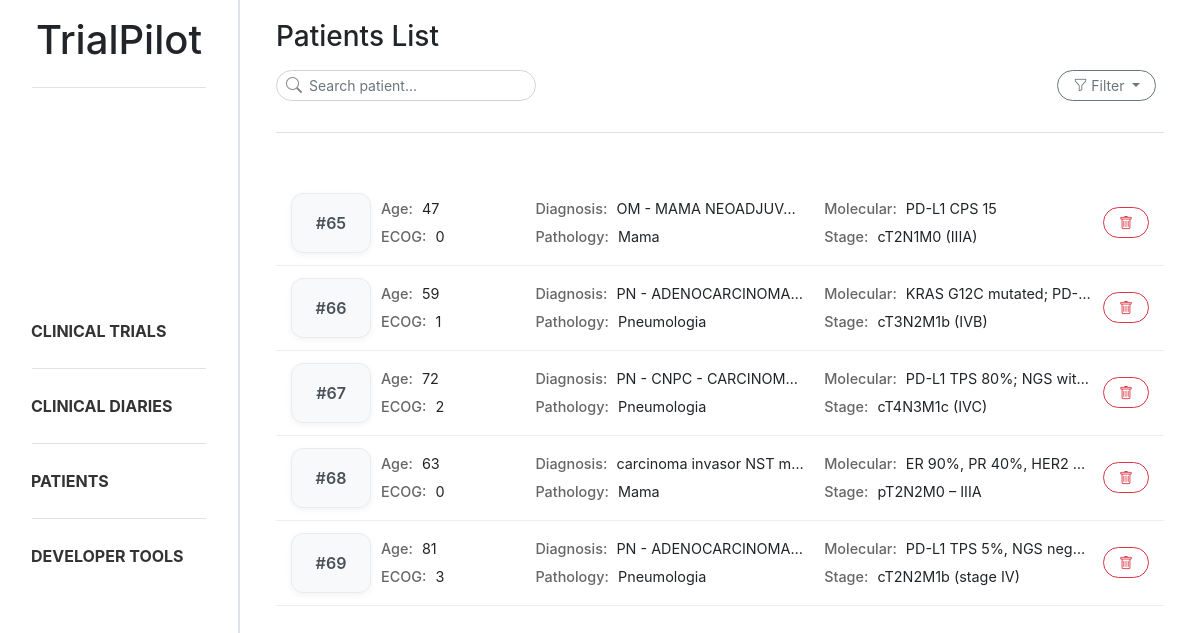
The app's page /patients/, older data.
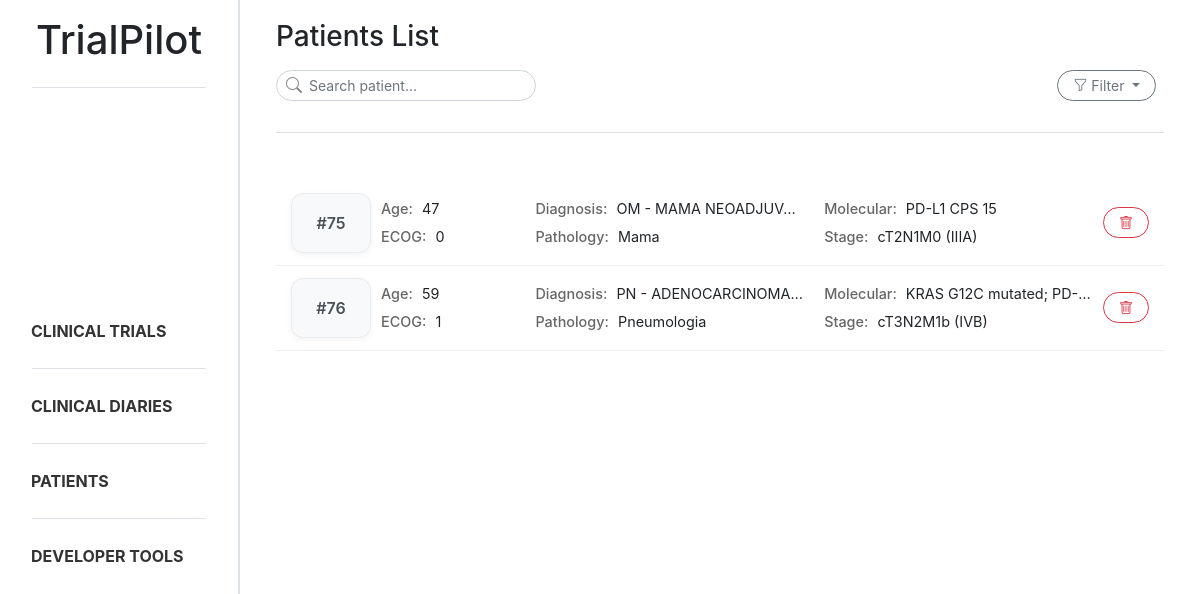
The same page, newer data.
### trialpilot/models.py (models this page shows, shortened)
class Patient_profile(models.Model):
    class pathologyGroupType(models.TextChoices):
        CABECAPESCOCO = "cabeca_pescoco", "Cabeça e Pescoço"
        DERMATOLOGIA = "dermatologia", "Dermatologia"
        DIGESTIVO = "digestivo", "Digestivo"
        GINECOLOGIA = "ginecologia", "Ginecologia"
        MAMA = "mama", "Mama"
        ONCOLOGIA_PEDIATRICA = "oncologia_pediatrica", "Oncologia Pediátrica"
        PELE = "pele", "Pele"
        PNEUMOLOGIA = "pneumologia", "Pneumologia"
        SNC = "snc", "Tumores do Sistema Nervoso Central"
        TNE = "tne", "Tumores Neuroendócrinos"
    document = models.ForeignKey(Document, on_delete=models.CASCADE, related_name="patient_profiles")
    age = models.IntegerField(null=True, blank=True)
    ecog_ps = models.IntegerField(null=True, blank=True)
    diagnosis = models.CharField(max_length=255, null=True, blank=True)
    diagnosis_date = models.DateField(null=True, blank=True)
    molecular_status = models.CharField(max_length=255, null=True, blank=True)
    stage = models.CharField(max_length=50, null=True, blank=True)
    control = models.CharField(max_length=255, null=True, blank=True)
    created_at = models.DateTimeField(auto_now_add=True)
    pathology_group = models.CharField(max_length=255, null=True, blank=True, choices=pathologyGroupType.choices)

### trialpilot/views.py (the view, shortened to what this page needs)
# urls.py: path('patients/', patient_list, name='patient_list'),
def patient_list(request):
    search = request.GET.get("search", "").strip()
    stage = request.GET.get("stage", "").strip()
    molecular_status = request.GET.get("molecular_status", "").strip()
    patients = Patient_profile.objects.all()
    if stage:
        patients = patients.filter(stage__icontains=stage)
    if molecular_status:
        patients = patients.filter(molecular_status__icontains=molecular_status)
    patient_data = []
    for patient in patients:
        treatments = Treatment.objects.filter(patient=patient)
        analysis_qs = Analysis.objects.filter(patient=patient)
        patient.json_analysis = json.dumps(serialize_analysis(analysis_qs))
        patient_data.append((patient, treatments))
    for patient in patients:
        print("[PATIENT ANALYSIS]", patient.json_analysis)
    return render(request, 'trialpilot/patient_list.html', {
        'patient_data': patient_data,
        'search': search,
        'stage': stage,
        'molecular_status': molecular_status,
    })

### trialpilot/views.py (called while the page is built)
def serialize_analysis(analysis_qs):
    if not analysis_qs:
        return {}
    result = {}
    for a in analysis_qs:
        result[a.name] = {
            "value": a.value,
            "unit": a.unit
        }
    return result

### trialpilot/templates/trialpilot/patient_list.html (shortened to what this page needs)
{% extends "trialpilot/base.html" %}
{% block content %}
<div class="d-flex flex-column mb-4 ml-3 mr-3">
    <h3 class="mb-3">Patients List</h3>
    <div class="d-flex justify-content-between align-items-center mb-3">
        <form method="GET">
            <div class="position-relative" style="width:260px">
                <i class="bi bi-search position-absolute"
                    style="left:10px; top:50%; transform:translateY(-50%); color:#888;"></i>
                <input type="text" name="search" class="form-control form-control-sm rounded-ui"
                    style="padding-left: 32px;" placeholder="Search patient...">
            </div>
        </form>
        <div class="dropdown" style="margin-right: 0.5rem;">
            <button class="btn btn-outline-secondary btn-sm rounded-ui dropdown-toggle" type="button"
                data-bs-toggle="dropdown" aria-expanded="false">
                <i class="bi bi-funnel"></i>
                Filter
            </button>
        </div>
    </div>
    <div class="sidebar-divider mb-4"></div>
</div>
<div class="patient-list ml-3 mr-3">
    {% for patient, treatments in patient_data %}
    <div class="patient-card patient-card-trigger" data-id="{{ patient.id }}" data-age="{{ patient.age }}"
        data-ecog="{{ patient.ecog_ps }}" data-diagnosis="{{ patient.diagnosis }}"
        data-date="{{ patient.diagnosis_date }}" data-molecular="{{ patient.molecular_status }}"
        data-stage="{{ patient.stage }}" data-pathology_group="{{ patient.get_pathology_group_display }}" data-control="{{ patient.control }}" data-treatments='[
        {% for t in treatments %}
            {
                "name": "{{ t.treatment_name|escapejs }}",
                "start": "{{ t.start_date }}",
                "end": "{{ t.end_date|default:"Ongoing" }}"
            }{% if not forloop.last %},{% endif %}
        {% endfor %}
     ]' data-analysis='{{ patient.json_analysis|safe }}'>
        <div class="patient-layout">
            <div class="patient-id">
                #{{ patient.id }}
            </div>
            <div class="patient-grid">
                <div><strong>Age:</strong> {{ patient.age }}</div>
                <div><strong>Diagnosis:</strong> {{ patient.diagnosis }}</div>
                <div><strong>Molecular:</strong> {{ patient.molecular_status }}</div>
                <div><strong>ECOG:</strong> {{ patient.ecog_ps }}</div>
                <div><strong>Pathology:</strong> {{ patient.get_pathology_group_display }}</div>
                <div><strong>Stage:</strong> {{ patient.stage }}</div>
            </div>
            <div class="patient-actions">
                <button class="btn btn-outline-danger btn-sm reset-btn rounded-ui"
                    data-document-id="{{ patient.document.id }}" data-patient-id="{{ patient.id }}">
                    <i class="bi bi-trash"></i>
                </button>
            </div>
        </div>
    </div>
    {% endfor %}
</div>
{% endblock %}

### trialpilot/templates/trialpilot/base.html (shortened to what this page needs)
{% load static %}
<!DOCTYPE html>
<html lang="en">
<head>
    <link href="{% static 'css/bootstrap.css' %}" rel="stylesheet">
    <link href="{% static 'css/style.css' %}" rel="stylesheet">
    <link rel="stylesheet" href="https://cdn.jsdelivr.net/npm/bootstrap-icons@1.11.1/font/bootstrap-icons.css">
</head>
<body>
    <div class="sidebar p-3 sidebar-border d-flex flex-column">
        <header>
            <a href="{% url 'index' %}" style="text-decoration: none; color: inherit;">
                <h1 style="text-align: center;">TrialPilot</h1>
            </a>
        </header>
        <div class="sidebar-divider ml-3 mr-3"></div>
        <ul class="nav flex-column my-auto">
            <li class="nav-item"><a class="nav-link" href="{% url 'trial_list' %}"><b>CLINICAL TRIALS</b></a></li>
            <div class="sidebar-divider ml-3 mr-3"></div>
            <li class="nav-item"><a class="nav-link" href="{% url 'diary_list' %}"><b>CLINICAL DIARIES</b></a></li>
            <div class="sidebar-divider ml-3 mr-3"></div>
            <li class="nav-item"><a class="nav-link" href="{% url 'patient_list' %}"><b>PATIENTS</b></a></li>
            <div class="sidebar-divider ml-3 mr-3"></div>
            <li class="nav-item"><a class="nav-link" href="{% url 'dev_tools' %}"><b>DEVELOPER TOOLS</b></a></li>
        </ul>
    </div>
    <main class="main-content">
        {% block content %}{% endblock %}
    </main>
</body>
</html>

### static/css/style.css (style rules this page uses)
body { overflow-x: hidden; }
html, body { height: 100%; }
.nav-link { display: block; padding: 10px 15px; border-radius: 10px; color: #333; transition: all 0.2s ease; }
.sidebar { position: fixed; top: 0; left: 0; width: 240px; height: 100vh; overflow-y: auto; background: white; z-index: 1000; }
.main-content { margin-left: 240px; padding: 20px; }
.sidebar-border { border-right: 2px solid #dee2e6; }
.sidebar-divider { height: 1px; background-color: #dee2e6; margin-bottom: 15px; margin-top: 15px; }
.rounded-ui { border-radius: 1rem !important; padding-left: 15px; padding-right: 15px; }
.patient-card { padding: 12px 15px; border-bottom: 1px solid #eee; transition: all 0.15s ease; cursor: pointer; }
.patient-actions { display: flex; align-items: center; justify-content: center; }
.patient-grid { display: grid; grid-template-columns: 1fr 2fr 2fr; grid-template-rows: auto auto; gap: 6px 20px; font-size: 0.9rem; }
.patient-grid div { overflow: hidden; white-space: nowrap; text-overflow: ellipsis; }
.patient-grid strong { color: #666; font-weight: 500; margin-right: 5px; }
.patient-layout { display: grid; grid-template-columns: 80px 1fr auto; align-items: center; gap: 10px; }
.patient-id { display: flex; align-items: center; justify-content: center; font-weight: 600; color: #495057; background: #f8f9fa; border: 1px solid #e9ecef; border-radius: 12px; height: 100%; min-height: 60px; box-shadow: 0 2px 6px rgba(0, 0, 0, 0.05); }

Row changes from the older to the newer data that the page shows:
removed Patient_profile: id "65", age "47", diagnosis "OM - MAMA NEOADJUV…", molecular_status "PD-L1 CPS 15", ecog_ps "0", pathology_group "Mama", stage "cT2N1M0 (IIIA)"
removed Patient_profile: id "66", age "59", diagnosis "PN - ADENOCARCINOMA…", molecular_status "KRAS G12C mutated; PD-…", ecog_ps "1", pathology_group "Pneumologia", stage "cT3N2M1b (IVB)"
removed Patient_profile: id "67", age "72", diagnosis "PN - CNPC - CARCINOM…", molecular_status "PD-L1 TPS 80%; NGS wit…", ecog_ps "2", pathology_group "Pneumologia", stage "cT4N3M1c (IVC)"
removed Patient_profile: id "68", age "63", diagnosis "carcinoma invasor NST m…", molecular_status "ER 90%, PR 40%, HER2…", ecog_ps "0", pathology_group "Mama", stage "pT2N2M0 – IIIA"
removed Patient_profile: id "69", age "81", diagnosis "PN - ADENOCARCINOMA…", molecular_status "PD-L1 TPS 5%, NGS nega…", ecog_ps "3", pathology_group "Pneumologia", stage "cT2N2M1b (stage IV)"
added Patient_profile: id "75", age "47", diagnosis "OM - MAMA NEOADJUV…", molecular_status "PD-L1 CPS 15", ecog_ps "0", pathology_group "Mama", stage "cT2N1M0 (IIIA)"
added Patient_profile: id "76", age "59", diagnosis "PN - ADENOCARCINOMA…", molecular_status "KRAS G12C mutated; PD-…", ecog_ps "1", pathology_group "Pneumologia", stage "cT3N2M1b (IVB)"
